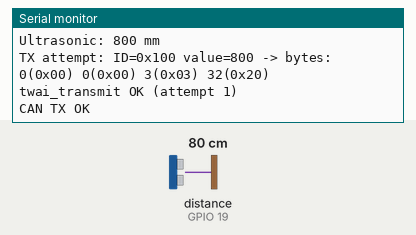
Bench run of a sketch on a simulated ESP32. Shown: the last lines printed to the serial monitor. Wiring (inferred from the names in the program): ultrasonic range finder: trigger GPIO 21; echo GPIO 19. The test bench sets the inputs (shaded band); at power-on: distance to the obstacle (sensor on GPIO 19) 80 cm. The echo pulse lasts 58.3 µs per cm; no CAN messages arrive unless stated.

Above: at 1.2 s.
1.3 s: distance to the obstacle (sensor on GPIO 19) set to 9 cm
At 2.4 s:
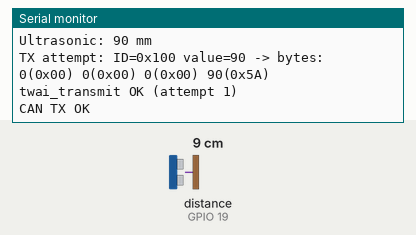
4.5 s: distance to the obstacle (sensor on GPIO 19) set to 18 cm
At 5.9 s:
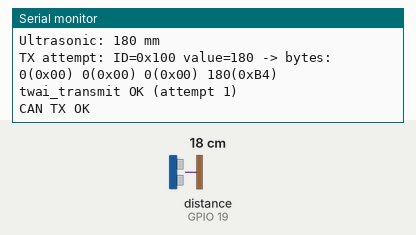
7.5 s: distance to the obstacle (sensor on GPIO 19) set to 35 cm
At 8.9 s:
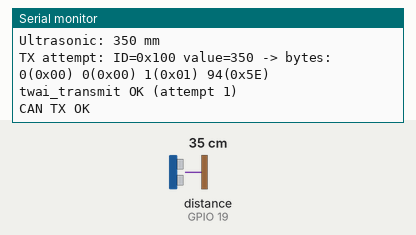
10.5 s: distance to the obstacle (sensor on GPIO 19) set to 250 cm
At 11.6 s:
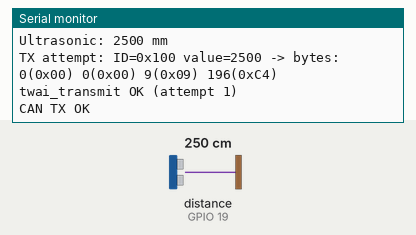
13.5 s: distance to the obstacle (sensor on GPIO 19) set to 299 cm
At 14.9 s:
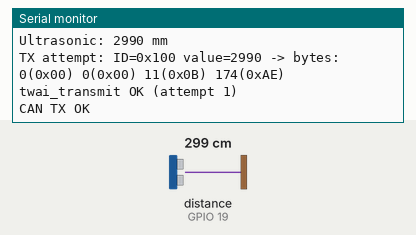
16.6 s: distance to the obstacle (sensor on GPIO 19) set to 21 cm
At 17.9 s:
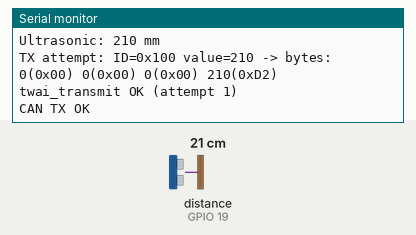
Timing chart, 0 to 19.6 s (numbered marks = the images above; inputs shaded):
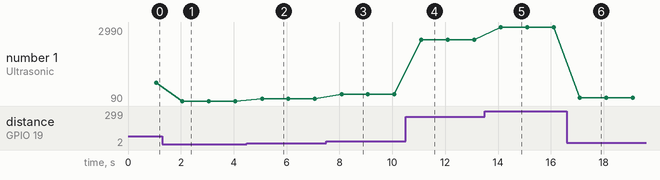

The sketch:

Final_Car_Sensor_End.ino
```cpp
// HC-SR04 + CAN (Initiator) - diagnostic & robust twai transmit

#include <Arduino.h>
#include "driver/twai.h"
#include "driver/gpio.h"
#include "freertos/FreeRTOS.h"

// --- HC-SR04 pins ---
const int trigPin = 21;
const int echoPin = 19;

// --- CAN/TWAI pins ---
const gpio_num_t CAN_TX_PIN = GPIO_NUM_5; // TXD -> ESP GPIO5
const gpio_num_t CAN_RX_PIN = GPIO_NUM_4; // RXD -> ESP GPIO4

const uint32_t ID_TX = 0x100; // Initiator -> Receiver

// Timing
const unsigned long SEND_INTERVAL_MS = 1000; // sends every 200 ms
const TickType_t TWAI_TX_TIMEOUT = pdMS_TO_TICKS(100);
unsigned long lastSendMs = 0;

// --- helpers for TWAI (from your original Initiator_CAN) ---
bool twaiInit(twai_timing_config_t timing = TWAI_TIMING_CONFIG_500KBITS()) {
  twai_general_config_t gconf = TWAI_GENERAL_CONFIG_DEFAULT(CAN_TX_PIN, CAN_RX_PIN, TWAI_MODE_NORMAL);
  twai_timing_config_t tconf = timing;
  twai_filter_config_t fconf = TWAI_FILTER_CONFIG_ACCEPT_ALL();

  esp_err_t r = twai_driver_install(&gconf, &tconf, &fconf);
  if (r != ESP_OK) {
    Serial.printf("twai_driver_install failed: %d\n", (int)r);
    return false;
  }
  r = twai_start();
  if (r != ESP_OK) {
    Serial.printf("twai_start failed: %d\n", (int)r);
    twai_driver_uninstall();
    return false;
  }
  return true;
}

//
bool twaiSendUint32(uint32_t id, uint32_t value, int max_retries = 3) {
  // prepare bytes (big-endian)
  uint8_t b0 = (uint8_t)((value >> 24) & 0xFF);
  uint8_t b1 = (uint8_t)((value >> 16) & 0xFF);
  uint8_t b2 = (uint8_t)((value >> 8) & 0xFF);
  uint8_t b3 = (uint8_t)(value & 0xFF);

  Serial.printf("TX attempt: ID=0x%03X value=%lu -> bytes: %u(0x%02X) %u(0x%02X) %u(0x%02X) %u(0x%02X)\n",
                id, (unsigned long)value,
                b0, b0, b1, b1, b2, b2, b3, b3);

  for (int attempt = 1; attempt <= max_retries; ++attempt) {
    // zero-initialize message to avoid stray/uninitialized fields (apparently necessary)
    twai_message_t msg;
    memset(&msg, 0, sizeof(msg));

    msg.identifier = id;
    msg.extd = 0;
    msg.rtr = 0;
    msg.data_length_code = 4;
    msg.data[0] = b0;
    msg.data[1] = b1;
    msg.data[2] = b2;
    msg.data[3] = b3;

    esp_err_t r = twai_transmit(&msg, TWAI_TX_TIMEOUT);
    if (r == ESP_OK) {
      Serial.printf("twai_transmit OK (attempt %d)\n", attempt);
      return true;
    } else {
      Serial.printf("twai_transmit FAIL (attempt %d) -> err=%d\n", attempt, (int)r);
      // small backoff before retrying
      vTaskDelay(pdMS_TO_TICKS(10 * attempt));
    }
  }
  return false;
}

// --- ultrasonic measurement ---
uint32_t readUltrasonic_mm() {
  // Trigger pulse
  digitalWrite(trigPin, LOW);
  delayMicroseconds(2);
  digitalWrite(trigPin, HIGH);
  delayMicroseconds(10);
  digitalWrite(trigPin, LOW);

  // measure echo. pulseIn returns microseconds
  unsigned long duration = pulseIn(echoPin, HIGH, 30000UL); // timeout 30 ms (avoid blocking forever)
  if (duration == 0) {
    // no echo (out of range / timeout). Represent as 0xFFFFFFFF (max) to indicate no reading.
    return 0xFFFFFFFFUL;
  }

  // distance in centimeters: (duration us * 0.0343) / 2
  // convert to millimeters: cm * 10 => (duration * 0.0343 / 2) * 10 = duration * 0.1715
  float distance_cm = (duration * 0.0343f) / 2.0f;
  uint32_t distance_mm = (uint32_t)(distance_cm * 10.0f + 0.5f); // round to nearest mm
  return distance_mm;
}

void setup() {
  Serial.begin(115200);
  delay(50);
  Serial.println();
  Serial.println("Initiator: HC-SR04 -> CAN sender (diagnostic) starting...");

  pinMode(trigPin, OUTPUT);
  pinMode(echoPin, INPUT);

  if (!twaiInit()) {
    Serial.println("TWAI init failed. Check wiring and 3.3V VCC.");
  } else {
    Serial.println("TWAI init OK (500 kbps).");
  }

  lastSendMs = millis();
  Serial.printf("HC-SR04 trig=%d echo=%d CAN TX pin: %d RX pin: %d\n", trigPin, echoPin, CAN_TX_PIN, CAN_RX_PIN);
  Serial.println("Sending distance (mm) under CAN ID 0x100 every 200 ms. 0xFFFFFFFF => timeout/no-echo.");
}

void loop() {
  unsigned long now = millis();
  if ((now - lastSendMs) >= SEND_INTERVAL_MS) {
    lastSendMs = now;

    uint32_t dist_mm = readUltrasonic_mm();
    if (dist_mm == 0xFFFFFFFFUL) {
      Serial.println("Ultrasonic: timeout / out of range.");
    } else {
      Serial.printf("Ultrasonic: %lu mm\n", (unsigned long)dist_mm);
    }

    bool ok = twaiSendUint32(ID_TX, dist_mm);
    Serial.println(ok ? "CAN TX OK" : "CAN TX FAIL");
  }

  // optional: small delay to yield CPU
  delay(5);
}
```

Measured:
- after the input at 1.3 s, the serial monitor: prints a new line after 0.76 s (image 1)
- after the input at 4.5 s, the serial monitor: prints a new line after 0.57 s (image 2)
- after the input at 7.5 s, the serial monitor: prints a new line after 0.58 s (image 3)
- after the input at 10.5 s, the serial monitor: prints a new line after 0.59 s (image 4)
- after the input at 13.5 s, the serial monitor: prints a new line after 0.60 s (image 5)
- after the input at 16.6 s, the serial monitor: prints a new line after 0.49 s (image 6)
- plotted number 1: 800 → 90 after the input at 1.3 s, 90 → 180 after the input at 4.5 s, 180 → 350 after the input at 7.5 s, 350 → 2500 after the input at 10.5 s, 2500 → 2990 after the input at 13.5 s
